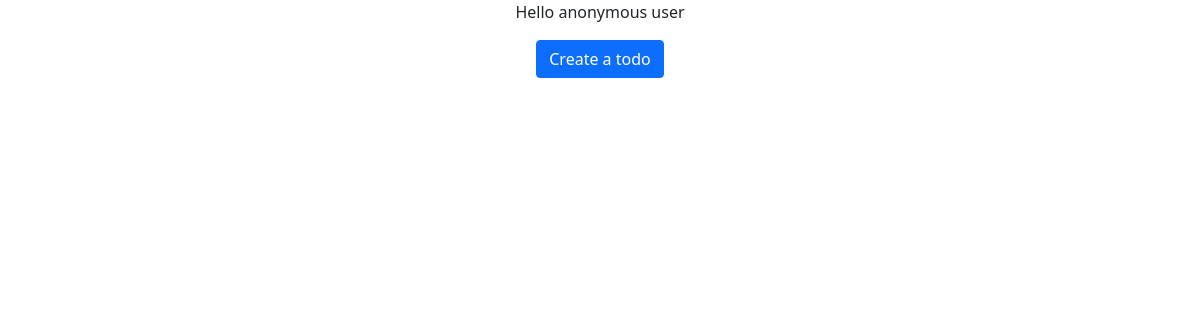
Before: / with the older database file.
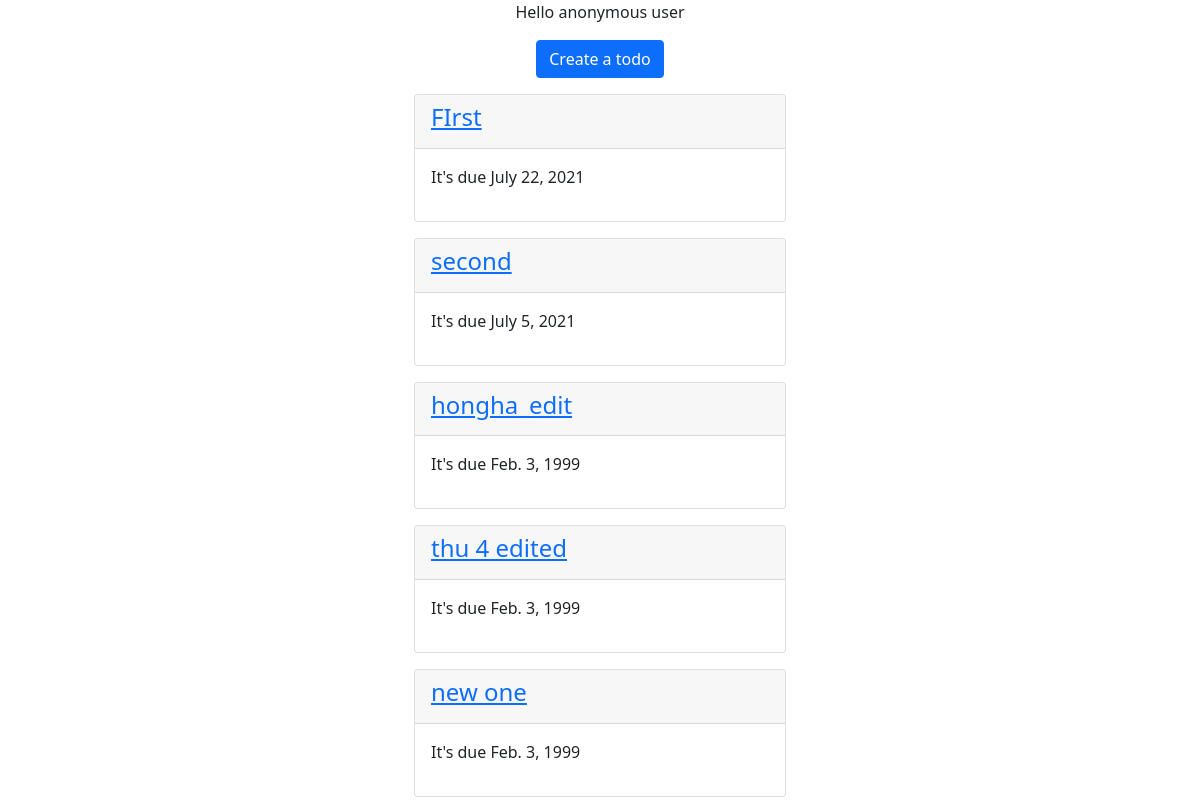
After: the same page with the newer database file.
### todo/models.py (models this page shows, shortened)
class Todo(models.Model):
    name = models.CharField(max_length=100)
    due_date = models.DateField()

### todo/views.py (the view)
# urls.py: path('', todo_list),
def todo_list(request):
    todos = Todo.objects.all()
    context = {
        "todo_list": todos
    }
    return render(request, "todo/todo_list2.html", context)

### todo/templates/todo/todo_list2.html
{% extends "base.html" %}
{% block content %}
    <div class="text-center">
        <p>
            {% if request.user.is_authenticated %}
                Hello {{ request.user.username }}, password {{ request.user.password }}
            {% else %}
                Hello anonymous user
            {% endif %}
        </p>
        <a class="btn btn-primary" href="/create">Create a todo</a>
    </div>
    <div class="col-4 offset-4">
        {% for item in todo_list %}
            <div class="card mt-3">
                <div class="card-header">
                    <a href="/{{ item.id }}"><h4>{{ item.name }}</h4></a>
                </div>
                <div class="card-body">
                    <p>It's due {{ item.due_date}}</p>
                </div>
            </div>
        {% endfor %}
    </div>
{% endblock content %}

### todo/templates/base.html (shortened to what this page needs)
<!DOCTYPE html>
<html lang="en">
<head>
    <link href="https://cdn.jsdelivr.net/npm/bootstrap@5.0.2/dist/css/bootstrap.min.css" rel="stylesheet">
</head>
<body>
    <div class="container">
        {% block content %}
        {% endblock content %}
    </div>
</body>
</html>

Changed rows visible on the page:
added Todo: name "FIrst", due_date "July 22, 2021"
added Todo: name "second", due_date "July 5, 2021"
added Todo: name "hongha_edit", due_date "Feb. 3, 1999"
added Todo: name "thu 4 edited", due_date "Feb. 3, 1999"
added Todo: name "new one", due_date "Feb. 3, 1999"
